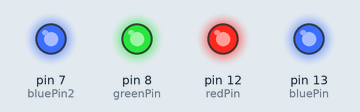
Recording of a sketch running on a simulated Arduino Uno, built with avr-gcc and run on an emulated ATmega328P. Parts: output pins drawn as LEDs (lit = HIGH).

Above: at 0.1 s.
Timing chart, 0 to 1.6 s (numbered marks = the images above):
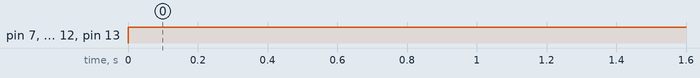

Measured:
- by itself, pin 7 (bluePin2), pin 8 (greenPin), pin 12 (redPin), pin 13 (bluePin): LOW → HIGH at 0.00 s

The sketch:

wk-4-inClass.ino
```cpp
int bluePin = 13; //variable naming which number the led is pinned to on arduino
int redPin = 12;
int greenPin = 8;
int bluePin2 = 7;
//int redPin2 = 4;
//int greenPin2 = 2;
//
//int pinArray[6]={13, 12, 8, 7, 4, 2};
//int i = 0;
//int timer = 100;

void setup(){
//for (i=0; i<6; i++) {
//    pinMode(pinArray[i], OUTPUT);
//  }
  pinMode(bluePin, OUTPUT);
  pinMode(redPin, OUTPUT);
  pinMode(greenPin, OUTPUT);
  pinMode(bluePin2, OUTPUT);
//  pinMode(redPin2, OUTPUT);
//  pinMode(greenPin2, OUTPUT);
}

void loop(){
// for (i=0;i<6;i++) {
//   digitalWrite(pinArray[i], HIGH);
//   delay(timer);
//   digitalWrite(pinArray[i], LOW);
//   delay(timer);
//  }
//  for (i=5; i>=0; i--) {
//    digitalWrite(pinArray[i], HIGH);
//   delay(timer);
//   digitalWrite(pinArray[i], LOW);
//   delay(timer);
//  }
  digitalWrite(bluePin, HIGH); //HIGH = 1, LOW = 0, for power on/off
  digitalWrite(redPin, HIGH);
  digitalWrite(greenPin, HIGH);
  digitalWrite(bluePin2, HIGH);
//  delay(100);
//  digitalWrite(bluePin, LOW);
//  digitalWrite(redPin, LOW);
//  digitalWrite(greenPin, LOW);
//  digitalWrite(bluePin2, LOW);
//  delay(100);
}
```
